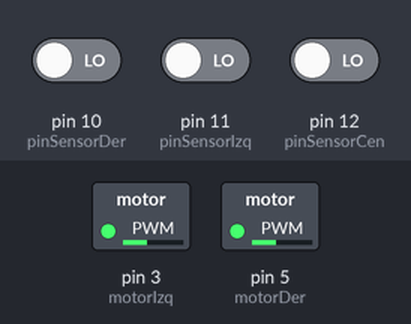
The sketch below on a simulated Arduino Uno, built with avr-gcc and run on an emulated ATmega328P. Shown: switched loads named in the sketch (green lamp = pin HIGH). The inputs (shaded band) are chosen by the test bench; at power-on: pin 10 (pinSensorDer) LOW, pin 12 (pinSensorCen) LOW, pin 11 (pinSensorIzq) LOW.

Above: at 1.2 s.
1.3 s: pin 10 (pinSensorDer) driven HIGH
At 2.5 s:
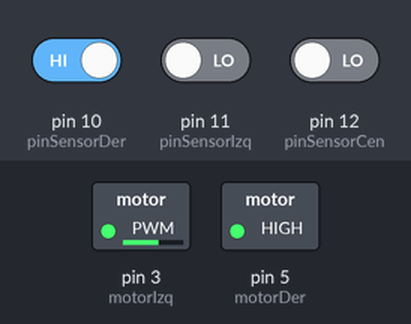
2.8 s: pin 12 (pinSensorCen) driven HIGH
At 3.8 s:
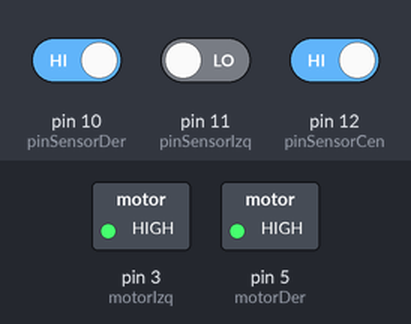
4.3 s: pin 12 (pinSensorCen) driven LOW
At 4.9 s:
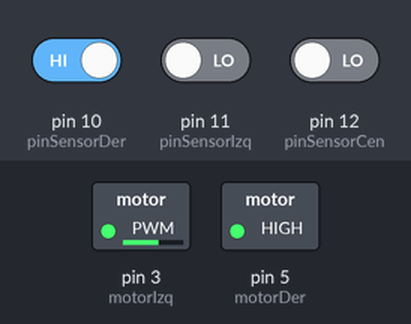
5.8 s: pin 10 (pinSensorDer) driven LOW
At 6.2 s:
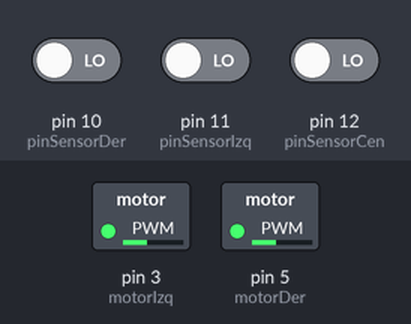
Timing chart, 0 to 8.3 s (numbered marks = the images above; inputs shaded):
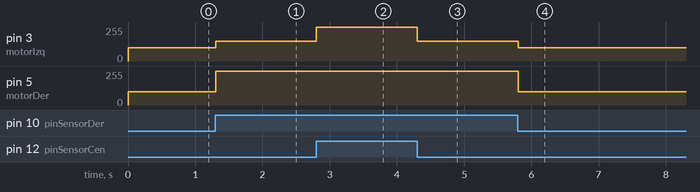

Measured:
- after the input at 1.3 s, pin 3 (motorIzq): 100/255 → 150/255 at once; pin 5 (motorDer): 100/255 → 255/255 at once
- after the input at 2.8 s, pin 3 (motorIzq): 150/255 → 255/255 at once
- after the input at 4.3 s, pin 3 (motorIzq): 255/255 → 150/255 at once
- after the input at 5.8 s, pin 3 (motorIzq): 150/255 → 100/255 at once; pin 5 (motorDer): 255/255 → 100/255 at once

The sketch:

Seguidor_de_Linea_IA.ino
```cpp
const int pinSensorIzq = 11;
const int pinSensorCen = 12;
const int pinSensorDer = 10;
const int motorIzq = 3;
const int motorDer = 5;

int rapido = 255, medio = 150, lento = 100, stop = 0;
int s_i = 0, s_c = 0, s_d = 0;
int s_i_p = 0, s_c_p = 0, s_d_p = 0; // Valores previos de los sensores

void setup() {
   pinMode(pinSensorIzq, INPUT);
   pinMode(pinSensorCen, INPUT);
   pinMode(pinSensorDer, INPUT);
   pinMode(motorIzq, OUTPUT);
   pinMode(motorDer, OUTPUT);
}

void loop() {
   // Leemos los valores actuales de los sensores
   s_i = digitalRead(pinSensorIzq);  // Sensor izquierdo
   s_c = digitalRead(pinSensorCen);  // Sensor central
   s_d = digitalRead(pinSensorDer);  // Sensor derecho

   // Variables previas para la próxima lectura
   s_i_p = s_i;
   s_c_p = s_c;
   s_d_p = s_d;

   // Árbol de decisiones basado en los valores de los sensores

   if (s_c <= 0.50) {  // El sensor central está sobre la línea (valor bajo, detectando la línea)
      if (s_c_p <= 0.50) {  // Si el sensor central anteriormente también estaba sobre la línea
         if (s_i_p <= 0.50) {  // Si el sensor izquierdo estaba sobre la línea
            if (s_d_p <= 0.50) {  // Si el sensor derecho estaba sobre la línea
               if (s_d <= 0.50) {  // Si el sensor derecho está sobre la línea
                  // Caso 8: Robot avanza lentamente (todos los sensores detectan la línea)
                  analogWrite(motorIzq, lento);
                  analogWrite(motorDer, lento);
               } else {
                  // Caso 2: Robot gira a la derecha (solo el sensor izquierdo detecta la línea)
                  analogWrite(motorIzq, rapido);
                  analogWrite(motorDer, lento);
               }
            } else {
               // Caso 10: Robot gira ligeramente a la derecha (sensor izquierdo detectando la línea)
               analogWrite(motorIzq, medio);
               analogWrite(motorDer, rapido);
            }
         } else {
            // Caso 10: Robot gira ligeramente a la derecha (sensor central sobre la línea, pero el izquierdo no)
            analogWrite(motorIzq, medio);
            analogWrite(motorDer, rapido);
         }
      } else {
         // Caso 10: Robot sigue recto (sensor central sobre la línea, el anterior estaba sobre la línea)
         analogWrite(motorIzq, rapido);
         analogWrite(motorDer, medio);
      }
   } else {  // El sensor central no está sobre la línea (valor alto, no detecta la línea)
      if (s_c_p <= 0.50) {  // Si el sensor central estaba sobre la línea en la lectura previa
         if (s_i <= 0.50) {  // Si el sensor izquierdo está sobre la línea
            if (s_i_p <= 0.50) {  // Si el sensor izquierdo estaba sobre la línea en la lectura anterior
               if (s_d <= 0.50) {  // Si el sensor derecho está sobre la línea
                  if (s_d_p <= 0.50) {  // Si el sensor derecho estaba sobre la línea en la lectura anterior
                     // Caso 5: Robot gira a la izquierda (sensor derecho no detecta la línea)
                     analogWrite(motorIzq, lento);
                     analogWrite(motorDer, rapido);
                  } else {
                     // Caso 10: Robot sigue recto (sensor izquierdo detecta la línea)
                     analogWrite(motorIzq, medio);
                     analogWrite(motorDer, rapido);
                  }
               } else {
                  // Caso 4: Robot gira a la derecha (solo el sensor izquierdo detecta la línea)
                  analogWrite(motorIzq, rapido);
                  analogWrite(motorDer, medio);
               }
            } else {
               // Caso 10: Robot sigue recto (sensor izquierdo no detecta la línea)
               analogWrite(motorIzq, rapido);
               analogWrite(motorDer, medio);
            }
         } else {
            if (s_d_p <= 0.50) {  // Si el sensor derecho estaba sobre la línea en la lectura anterior
               // Caso 6: Robot gira a la izquierda (sensor izquierdo detecta la línea)
               analogWrite(motorIzq, medio);
               analogWrite(motorDer, lento);
            } else {
               // Caso 10: Robot sigue recto (ningún sensor detecta la línea)
               analogWrite(motorIzq, lento);
               analogWrite(motorDer, rapido);
            }
         }
      } else {
         // Caso 10: Robot avanza recto a máxima velocidad (ningún sensor detecta la línea)
         analogWrite(motorIzq, rapido);
         analogWrite(motorDer, rapido);
      }
   }

   delay(50);  // Pequeño retraso entre cada lectura de los sensores
}
```
